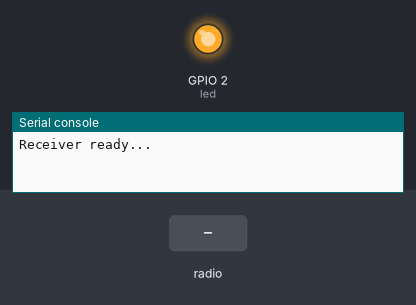
This program was run on a simulated ESP8266 board running MicroPython. On the bench: output pins drawn as LEDs (lit = HIGH, except the on-board LED, lit = LOW), the last lines printed to the serial console. The test bench sets the inputs (shaded band).

Above: at 1.2 s.
1.3 s: radio message "1" arrives
At 2.5 s:
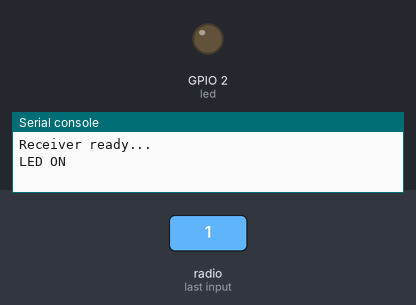
2.8 s: radio message "50" arrives
At 3.7 s:
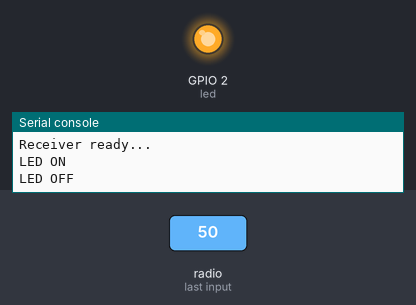
Timing chart, 0 to 5.8 s (numbered marks = the images above; inputs shaded):
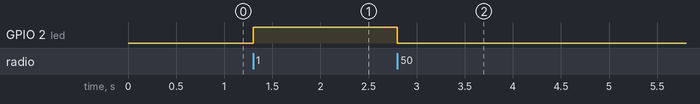

Measured:
- after the input at 1.3 s, GPIO 2 (led): LOW → HIGH at once
- after the input at 2.8 s, GPIO 2 (led): HIGH → LOW at once

The program:

receiver.py
```python
import network
import espnow
from machine import Pin

# ----------------------------
#  Wi-Fi Initialization (STA Mode)
# ----------------------------
sta = network.WLAN(network.STA_IF)   # Create Wi-Fi station interface
sta.active(True)                     # Enable station mode
sta.disconnect()                     # ESP8266 specific: disconnect from AP (needed before ESP-NOW)

# ----------------------------
#  ESP-NOW Initialization
# ----------------------------
esp = espnow.ESPNow()                # Create ESP-NOW instance
esp.active(True)                           # For ESP8266: initialize ESP-NOW (use .active(True) in some builds)

# ----------------------------
#  LED Setup
# ----------------------------
# Using GPIO2 (D4 on NodeMCU) as output LED pin
led = Pin(2, Pin.OUT)
led.value(0)                         # Ensure LED starts OFF

print("Receiver ready...")

# ----------------------------
#  Main Loop (Receive Data)
# ----------------------------
while True:
    peer, msg = esp.recv()           # Wait for data from sender (peer, message)
    if msg is not None:              # If valid message received
        try:
            val = int(msg)           # Convert message from bytes -> int (0 or 1)
            if val == 1:
                led.value(1)         # Turn LED ON
                print("LED ON")
            else:
                led.value(0)         # Turn LED OFF
                print("LED OFF")
        except ValueError:
            # If message is not an integer (unexpected data)
            print("Invalid data received:", msg)
```
